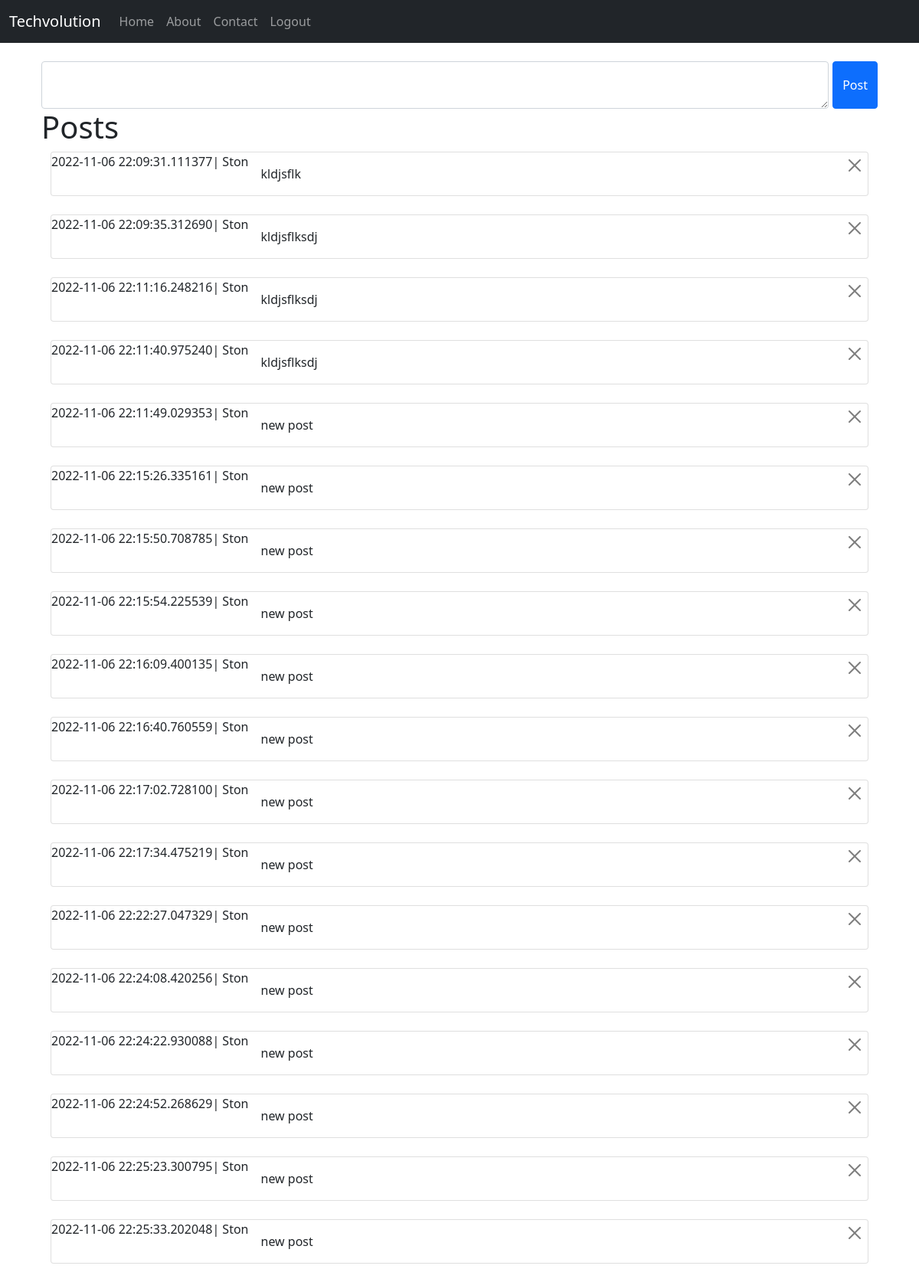
Screenshot of / (signed in) with the database file from the repository.
### app.py (models this page shows)
class Post(db.Model):
    id = db.Column(db.Integer, primary_key=True)
    data = db.Column(db.String(10000))
    date = db.Column(db.DateTime, default=datetime.utcnow)
    user_id = db.Column(db.Integer, db.ForeignKey('user.id'))

class User(db.Model, UserMixin):
    id = db.Column(db.Integer, primary_key=True)
    email = db.Column(db.String(250), unique=True)
    first_name = db.Column(db.String(150))
    password = db.Column(db.String(150))
    posts = db.relationship('Post')

### app.py (the view, shortened to what this page needs)
@app.route('/', methods=['GET', 'POST'])
def home():
    return render_template("home.html", user=current_user)

### app.py (called while the page is built)
@login_manager.user_loader
def load_user(id):
    return User.query.get(int(id))

### templates/home.html (shortened to what this page needs)
{% extends 'base.html'%}
{% block body %}
<div class="container">
    <br/>
    <form method="POST" style="display: flex;">
        <textarea name="post" id="post" class="form-control" style="width: 96%; min-height: 25px; margin-right:5px;"></textarea>
        <button type="submit" class="btn btn-primary">Post</button>
    </form>
    <h1>Posts</h1>
    <div class="container">
        {% for post in user.posts %}
            <div class="card" style="display: flex; flex-direction: row;">
                {{ post.date}}| {{ user.first_name }}
                <div class="card-body">
                    {{ post.data }}
                </div>
                <div style="padding: 5px;">
                    <a href="/delete/{{ post.id }}">
                        <button type="button" class="btn-close" data-bs-dismiss="alert" aria-label="Close">
                        </button>
                    </a>
                </div>
            </div>
            <br/>
        {% endfor %}
    </div>
</div>
{% endblock %}

### templates/base.html (shortened to what this page needs)
<!DOCTYPE html>
<html lang="en">
<head>
    <link href="https://cdn.jsdelivr.net/npm/bootstrap@5.0.2/dist/css/bootstrap.min.css" rel="stylesheet">
</head>
<body>
    <nav class="navbar navbar-expand-lg navbar-dark bg-dark">
        <div class="container-fluid">
          <a class="navbar-brand" href="#">Techvolution</a>
          <div class="collapse navbar-collapse" id="navbarSupportedContent">
            <ul class="navbar-nav me-auto mb-2 mb-lg-0">
            {% if user.is_authenticated %}
              <li class="nav-item">
                <a class="nav-link" aria-current="page" href="/">Home</a>
              </li>
              <li class="nav-item">
                <a class="nav-link " aria-current="page" href="/about">About</a>
              </li>
              <li class="nav-item">
                <a class="nav-link" aria-current="page" href="/contact">Contact</a>
              </li>
              <li class="nav-item">
                <a class="nav-link" aria-current="page" href="/logout">Logout</a>
              </li>
              {% endif %}
            </ul>
          </div>
        </div>
      </nav>
      <div class="container">
        {% block body %}{% endblock %}
      </div>
</body>
</html>

### rows the page displays
Post: date "2022-11-06 22:09:31.111377", data "kldjsflk"
User: first_name "Ston"
Post: date "2022-11-06 22:09:35.312690", data "kldjsflksdj"
Post: date "2022-11-06 22:11:16.248216", data "kldjsflksdj"
Post: date "2022-11-06 22:11:40.975240", data "kldjsflksdj"
Post: date "2022-11-06 22:11:49.029353", data "new post"
Post: date "2022-11-06 22:15:26.335161", data "new post"
Post: date "2022-11-06 22:15:50.708785", data "new post"
Post: date "2022-11-06 22:15:54.225539", data "new post"
Post: date "2022-11-06 22:16:09.400135", data "new post"
Post: date "2022-11-06 22:16:40.760559", data "new post"
Post: date "2022-11-06 22:17:02.728100", data "new post"
Post: date "2022-11-06 22:17:34.475219", data "new post"
Post: date "2022-11-06 22:22:27.047329", data "new post"
Post: date "2022-11-06 22:24:08.420256", data "new post"
Post: date "2022-11-06 22:24:22.930088", data "new post"
Post: date "2022-11-06 22:24:52.268629", data "new post"
Post: date "2022-11-06 22:25:23.300795", data "new post"
Post: date "2022-11-06 22:25:33.202048", data "new post"
